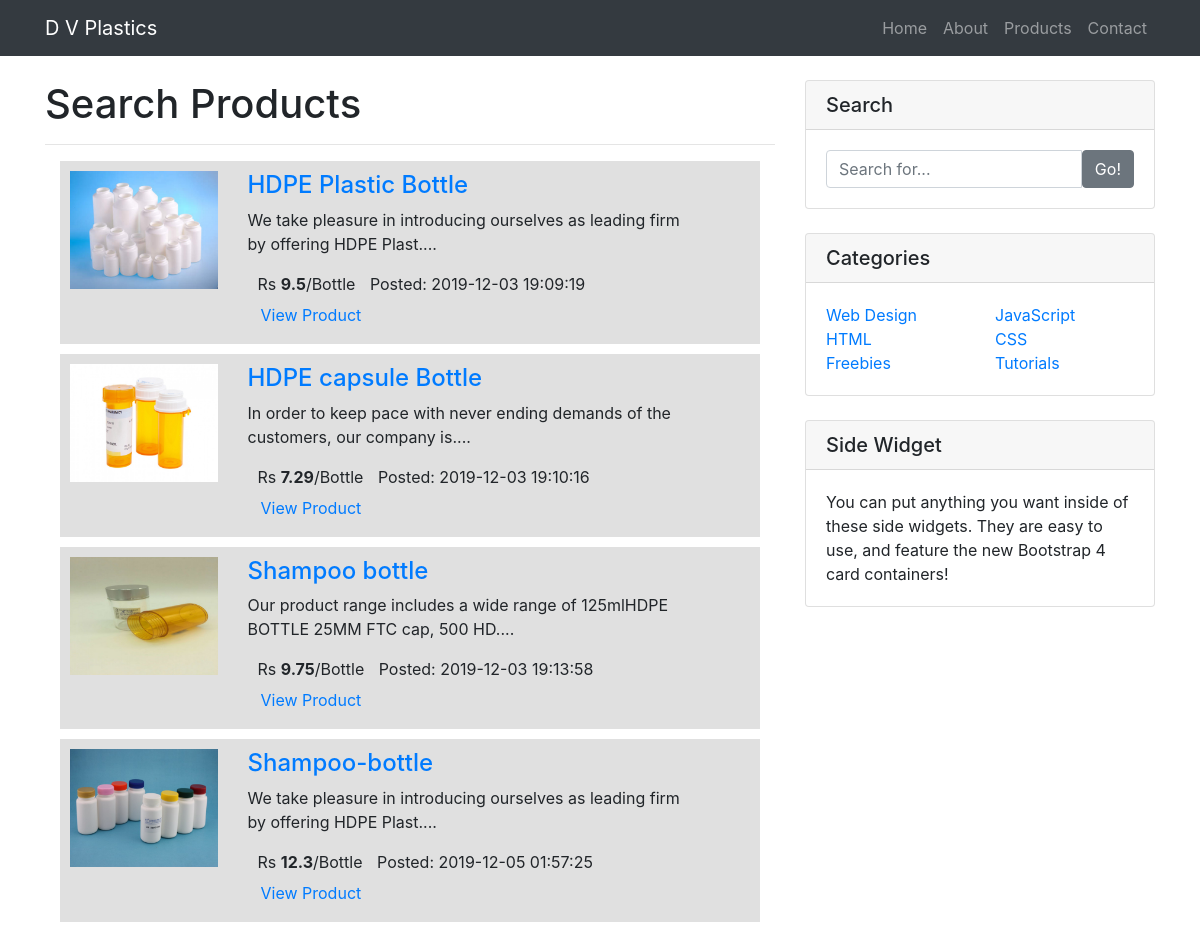
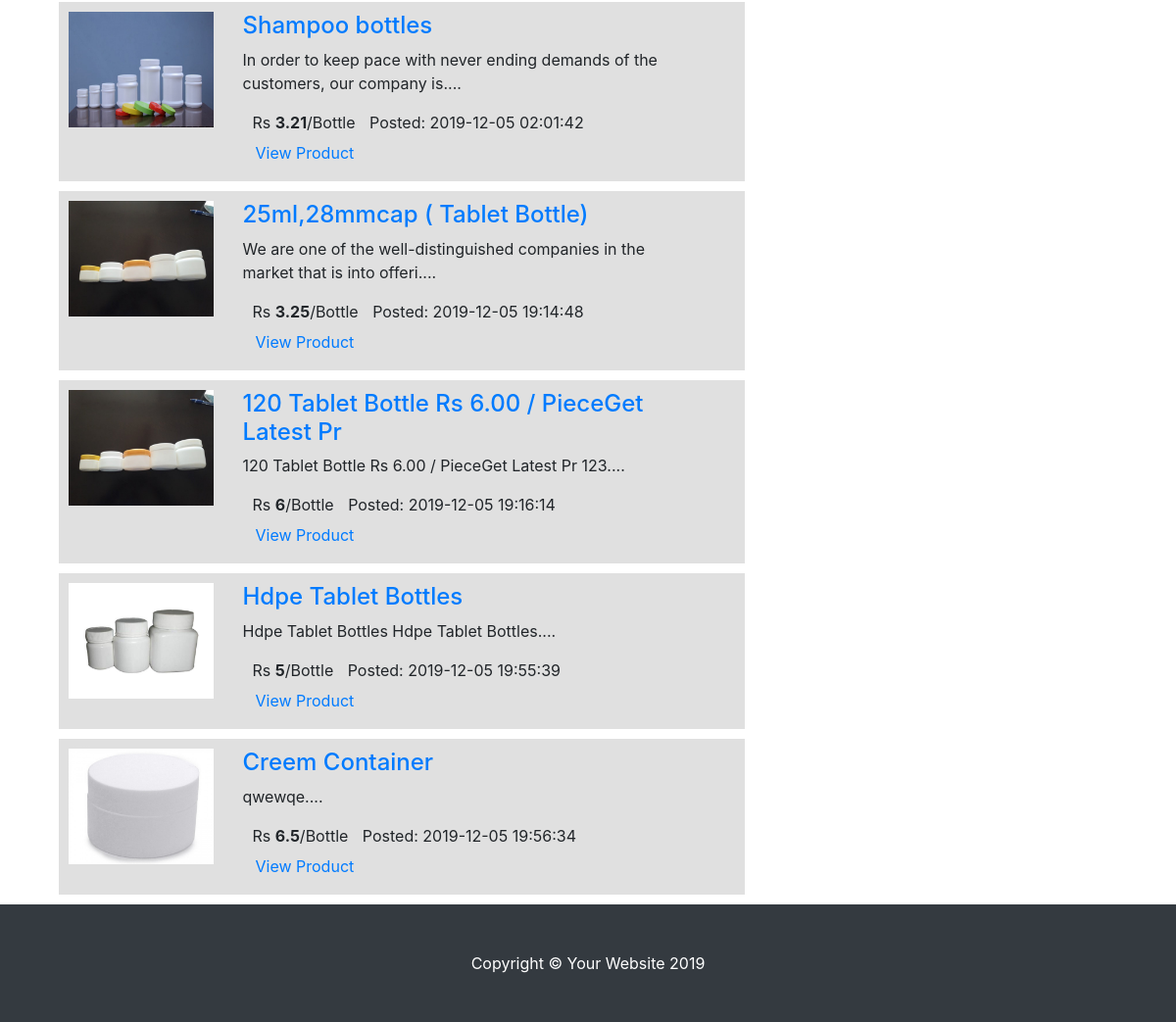
Page /index.php/home/search on the committed database (2 pictures, top to bottom).
### tables this page shows
CREATE TABLE `products` (
  `id` int(20) NOT NULL,
  `name` varchar(100) NOT NULL,
  `slug` varchar(255) NOT NULL,
  `price` float NOT NULL,
  `image` varchar(255) NOT NULL,
  `desc` text NOT NULL,
  `product_type` varchar(100) NOT NULL,
  `created` datetime NOT NULL
);

### application/controllers/home.php (called while the page is built, shortened)
<?php
class Home extends CI_Controller {
	function __construct() {
        $this->load->library('form_validation');
        $this->load->model('User_model');
		$this->load->model('Admin_model');
		$this->load->library('cart');
    }
	public function search(){
		$data['title'] = 'Search';
		$search = $this->input->post('searchfield');
		$data['query'] = $this->User_model->get_search($search);
		$this->load->view('search',$data);
	}
}

### index.php (called while the page is built, shortened)
<?php
require_once BASEPATH.'core/CodeIgniter.php';

### application/models/User_model.php (called while the page is built, shortened)
<?php
class User_model extends CI_MODEL{
	function get_search($params ){
			$this->db->select('*');
			$this->db->like('name', $params);
			$this->db->from('products');
			$query=$this->db->get();
			return $query->result_array();
    }
}

### application/views/search.php (the view, shortened to what this page needs)
<!DOCTYPE html>
<html lang="en">
<head>
  <link href="<?php echo base_url(); ?>assets/front/css/bootstrap.min.css" rel="stylesheet">
  <link href="<?php echo base_url(); ?>assets/front/css/business-frontpage.css" rel="stylesheet">
</head>
<body>
  <nav class="navbar navbar-expand-lg navbar-dark bg-dark fixed-top">
    <div class="container">
      <a class="navbar-brand" href="<?php echo site_url('home'); ?>">D V Plastics</a>
      <div class="collapse navbar-collapse" id="navbarResponsive">
        <ul class="navbar-nav ml-auto">
          <li class="nav-item">
            <a class="nav-link" href="<?php echo site_url('home'); ?>">Home
            </a>
          </li>
          <li class="nav-item">
            <a class="nav-link" href="<?php echo site_url('about'); ?>">About</a>
          </li>
          <li class="nav-item">
           <a class="nav-link" href="<?php echo site_url('products'); ?>">Products</a>
          </li>
          <li class="nav-item">
            <a class="nav-link" href="<?php echo site_url('contact'); ?>">Contact</a>
          </li>
        </ul>
      </div>
    </div>
  </nav>
  <div class="container">
    <div class="row">
      <div class="col-lg-8">
        <h1 class="mt-4">Search Products</h1>
        <hr>
      <?php
	  if(!empty($query)){
				foreach($query as $row){
					$img = $row['image'];
                    $chunk = explode(".",$img);
                    $thumb = $chunk[0]."_thumb.".$chunk[1];
				?>
               <div class="col-lg-12 col-md-8 col-sm-9 col-xs-12">
		    <article>
		        <div class="row">
		            <div class="col-lg-3 col-md-4">
		                <figure>
		                    <img src="<?php echo site_url('assets/images/products/'.$thumb); ?>">
		                </figure>
		            </div>
		            <div class="col-sm-4 col-md-8">
		                <h4><a href="<?php echo base_url('product/'.$row['slug']);?>"><?php echo $row['name'];?></a></h4>
		                <p><?php echo substr($row['desc'],0,80);?>....</p>
		                <section>
		                    <i class="glyphicon glyphicon-calendar"></i>Rs <b><?php echo $row['price'];?></b>/Bottle
		                    <i class="glyphicon glyphicon-eye-open"></i>Posted: <?php echo $row['created'];?>
		                    <a href="<?php echo base_url('product/'.$row['slug']);?>" class="btn btn-default">View Product</a>
		                </section>
		            </div>
		        </div>
		    </article>
		</div>
	  <?php } }else{ echo "<b>No Results Found!</b>";}?>
      </div>
      <div class="col-md-4">
        <div class="card my-4">
          <h5 class="card-header">Search</h5>
          <div class="card-body">
            <div class="input-group">
              <input type="text" class="form-control" placeholder="Search for...">
              <span class="input-group-btn">
                <button class="btn btn-secondary" type="button">Go!</button>
              </span>
            </div>
          </div>
        </div>
        <div class="card my-4">
          <h5 class="card-header">Categories</h5>
          <div class="card-body">
            <div class="row">
              <div class="col-lg-6">
                <ul class="list-unstyled mb-0">
                  <li>
                    <a href="#">Web Design</a>
                  </li>
                  <li>
                    <a href="#">HTML</a>
                  </li>
                  <li>
                    <a href="#">Freebies</a>
                  </li>
                </ul>
              </div>
              <div class="col-lg-6">
                <ul class="list-unstyled mb-0">
                  <li>
                    <a href="#">JavaScript</a>
                  </li>
                  <li>
                    <a href="#">CSS</a>
                  </li>
                  <li>
                    <a href="#">Tutorials</a>
                  </li>
                </ul>
              </div>
            </div>
          </div>
        </div>
        <div class="card my-4">
          <h5 class="card-header">Side Widget</h5>
          <div class="card-body">
            You can put anything you want inside of these side widgets. They are easy to use, and feature the new Bootstrap 4 card containers!
          </div>
        </div>
      </div>
    </div>
  </div>
  <footer class="py-5 bg-dark">
    <div class="container">
      <p class="m-0 text-center text-white">Copyright &copy; Your Website 2019</p>
    </div>
  </footer>
</body>
</html>

### assets/front/css/business-frontpage.css (style rules this page uses)
body { padding-top: 56px; }

### application/views/search.php (style rules this page uses)
article { background-color: #E0E0E0; padding: 10px; margin-bottom: 10px; margin-top: 10px; }
figure img { width: 100%; height: 100%; }
.glyphicon-folder-open, .glyphicon-user, .glyphicon-calendar, .glyphicon-eye-open, .glyphicon-comment { padding: 5px; }

### rows in the picture
products: shows a picture, name "HDPE Plastic Bottle", desc "We take pleasure in introducing ourselves as leading firm by offering HDPE Plast", price "9.5", created "2019-12-03 19:09:19"
products: shows a picture, name "HDPE capsule Bottle", desc "In order to keep pace with never ending demands of the customers, our company is", price "7.29", created "2019-12-03 19:10:16"
products: shows a picture, name "Shampoo bottle", desc "Our product range includes a wide range of 125mlHDPE BOTTLE 25MM FTC cap, 500 HD", price "9.75", created "2019-12-03 19:13:58"
products: shows a picture, name "Shampoo-bottle", desc "We take pleasure in introducing ourselves as leading firm by offering HDPE Plast", price "12.3", created "2019-12-05 01:57:25"
products: shows a picture, name "Shampoo bottles", desc "In order to keep pace with never ending demands of the customers, our company is", price "3.21", created "2019-12-05 02:01:42"
products: name "25ml,28mmcap ( Tablet Bottle)", desc "We are one of the well-distinguished companies in the market that is into offeri", price "3.25", created "2019-12-05 19:14:48"
products: name "120 Tablet Bottle Rs 6.00 / PieceGet Latest Pr", desc "120 Tablet Bottle Rs 6.00 / PieceGet Latest Pr 123", price "6", created "2019-12-05 19:16:14"
products: shows a picture, name "Hdpe Tablet Bottles", desc "Hdpe Tablet Bottles Hdpe Tablet Bottles", price "5", created "2019-12-05 19:55:39"
products: shows a picture, name "Creem Container", desc "qwewqe", price "6.5", created "2019-12-05 19:56:34"
